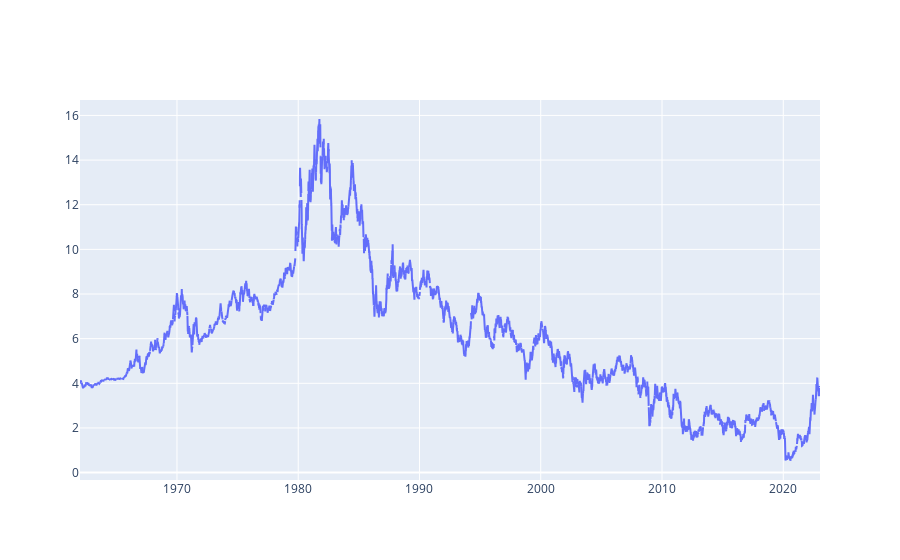

Write notebook code for a chart like this one.
### Code cell
# A prettier picture with hoverdata
import plotly.graph_objects as go
trace1= go.Scatter(x=y10.index, y=y10.DGS10, mode="lines")
fig = go.Figure()
fig.add_trace(trace1)
fig.show()

### Figure 1 — Plotly figure (JSON) as saved in the notebook; plotly's stock layout.template omitted (floating-point values rounded to 4 significant figures; data arrays with more than 128 entries replaced by an {"elided": "..."} marker saying what was removed)
{"data": [{"mode": "lines", "type": "scatter", "x": {"elided": "15923 str values"}, "y": {"elided": "15923 float values"}}], "layout": {}}
